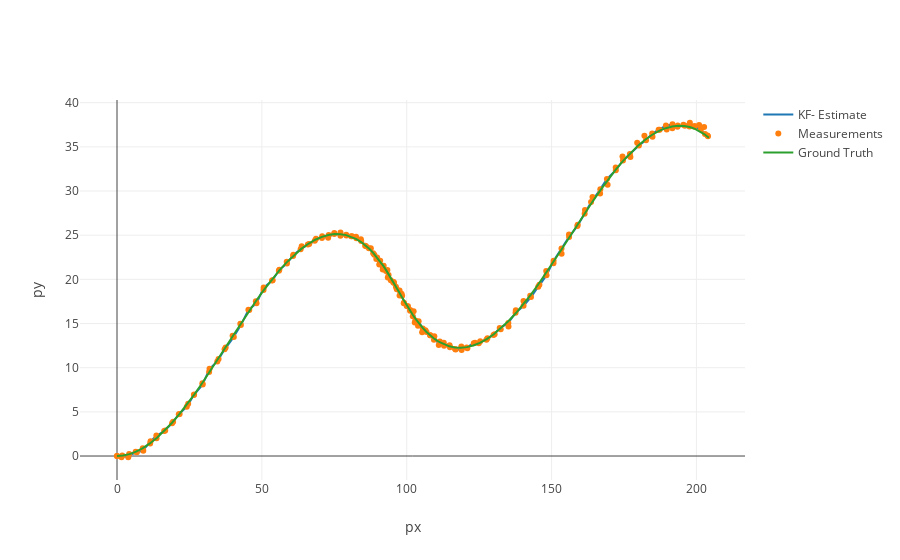

Source (notebook cell):
### Code cell
import plotly.offline as py
from plotly.graph_objs import *


#estimations
trace1 = Scatter(
    x=table_ekf_output['px_est'],
    y=table_ekf_output['py_est'],
    xaxis='x2',
    yaxis='y2',
    name='KF- Estimate'
)

#Measurements
trace2 = Scatter(
    x=table_ekf_output['px_meas'],
    y=table_ekf_output['py_meas'],
    xaxis='x2',
    yaxis='y2',
    name = 'Measurements',
    mode = 'markers'
)

#Measurements
trace3 = Scatter(
    x=table_ekf_output['px_gt'],
    y=table_ekf_output['py_gt'],
    xaxis='x2',
    yaxis='y2',
    name = 'Ground Truth'
)

data = [trace1, trace2, trace3]

layout = Layout(
    xaxis2=dict(
   
        anchor='x2',
        title='px'
    ),
    yaxis2=dict(
    
        anchor='y2',
        title='py'
    )
)

fig = Figure(data=data, layout=layout)
py.iplot(fig, filename= 'EKF')

### Figure 1 — Plotly figure (JSON) as saved in the notebook; plotly's stock layout.template omitted (floating-point values rounded to 4 significant figures; data arrays with more than 128 entries replaced by an {"elided": "..."} marker saying what was removed)
{"data": [{"name": "KF- Estimate", "type": "scatter", "x": {"elided": "200 float values"}, "xaxis": "x2", "y": {"elided": "200 float values"}, "yaxis": "y2"}, {"mode": "markers", "name": "Measurements", "type": "scatter", "x": {"elided": "200 float values"}, "xaxis": "x2", "y": {"elided": "200 float values"}, "yaxis": "y2"}, {"name": "Ground Truth", "type": "scatter", "x": {"elided": "200 float values"}, "xaxis": "x2", "y": {"elided": "200 float values"}, "yaxis": "y2"}], "layout": {"xaxis2": {"anchor": "x2", "title": "px"}, "yaxis2": {"anchor": "y2", "title": "py"}}}
